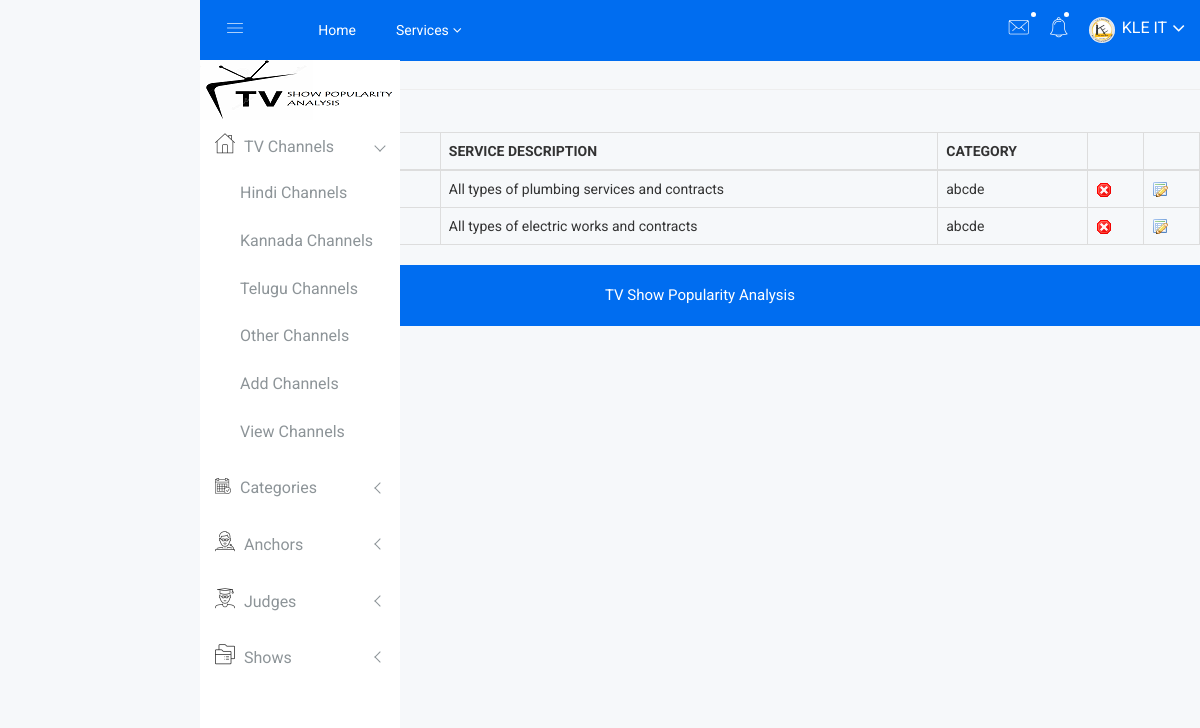
The app's page /Admin/view_services.php with its own data.
### tables this page shows
CREATE TABLE IF NOT EXISTS `services` (
  `service_id` int(20) NOT NULL AUTO_INCREMENT,
  `service_name` varchar(50) NOT NULL,
  `service_description` varchar(100) NOT NULL,
  `category_id` int(20) NOT NULL,
  PRIMARY KEY (`service_id`)
);

CREATE TABLE IF NOT EXISTS `category` (
  `category_id` int(20) NOT NULL AUTO_INCREMENT,
  `category_name` varchar(20) NOT NULL,
  `category_description` varchar(100) NOT NULL,
  PRIMARY KEY (`category_id`)
);

### Admin/view_services.php (the view, shortened to what this page needs)
<?php include('metatags.php');   ?>
<?php include('header.php');   ?>
<?php include('sidebar.php');   ?>
            <div id="page-content">
                <h4 class="page-header">SERVICES</h4>
<a href="services.php"><button>ADD NEW</button></a>
                <div class="block-section">
                    <table class="table table-bordered" id="sample_1">
                        <thead>
                            <tr>
<th>#</th>
<th>SERVICE NAME</th>
<th>SERVICE DESCRIPTION</th>
<th>CATEGORY</th>
<th></th>
<th></th>
</tr>
                        </thead>
                        <tbody>
<?php
$i=0;
include('db.php');
$sql="select * from services sr,category ct where sr.category_id=ct.category_id";
$res=mysql_query($sql);
while($row=mysql_fetch_array($res))
{
$i=$i+1;
?>
<tr>
<td><?php echo $i;?></td>
<td><?php echo $row['service_name'];?></td>
<td><?php echo $row['service_description'];?></td>
<td><?php echo $row['category_name'];?></td>
<td><a onclick ="return confirm('Are you sure....')"; href="delete_services.php?id=<?php echo $row['service_id'];?>"><img src="hr.gif"></a></tgd>
<td><a href="edit_services.php?id=<?php echo $row['service_id'];?>"><img src="edit-icon.gif"></a></td>
</tr>
<?php
}
?>
                        </tbody>
                    </table>
                </div>
            </div>
			<link rel="stylesheet" href="js/validationEngine.jquery.css" type="text/css" media="screen" title="no title" charset="utf-8" />
<?php include('footer.php');   ?>

### Admin/css/main.css (style rules this page uses)
html { color: #222; font-size: 1em; line-height: 1.4; }
audio, canvas, iframe, img, svg, video { vertical-align: middle; }

### records on screen
services: service_description "All types of plumbing services and contracts", category.category_name "abcde"
services: service_description "All types of electric works and contracts", category.category_name "abcde"
